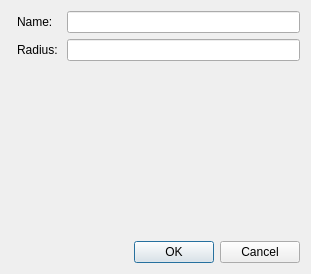
<?xml version="1.0" encoding="UTF-8"?>
<ui version="4.0">
 <class>AddLightDialog</class>
 <widget class="QDialog" name="AddLightDialog">
  <property name="geometry">
   <rect>
    <x>0</x>
    <y>0</y>
    <width>311</width>
    <height>274</height>
   </rect>
  </property>
  <property name="windowTitle">
   <string>Add Light</string>
  </property>
  <layout class="QGridLayout" name="gridLayout">
   <item row="1" column="1">
    <widget class="QLabel" name="label_2">
     <property name="text">
      <string>Radius: </string>
     </property>
    </widget>
   </item>
   <item row="3" column="0" colspan="3">
    <widget class="QDialogButtonBox" name="buttonBox">
     <property name="orientation">
      <enum>Qt::Horizontal</enum>
     </property>
     <property name="standardButtons">
      <set>QDialogButtonBox::Cancel|QDialogButtonBox::Ok</set>
     </property>
    </widget>
   </item>
   <item row="1" column="2">
    <widget class="QLineEdit" name="radiusInput"/>
   </item>
   <item row="2" column="2">
    <widget class="Color_Wheel" name="colorWheel" native="true"/>
   </item>
   <item row="0" column="2">
    <widget class="QLineEdit" name="nameInput"/>
   </item>
   <item row="0" column="1">
    <widget class="QLabel" name="label">
     <property name="text">
      <string>Name: </string>
     </property>
    </widget>
   </item>
  </layout>
 </widget>
 <customwidgets>
  <customwidget>
   <class>Color_Wheel</class>
   <extends>QWidget</extends>
   <header>color_wheel.h</header>
   <container>1</container>
  </customwidget>
 </customwidgets>
 <resources/>
 <connections>
  <connection>
   <sender>buttonBox</sender>
   <signal>accepted()</signal>
   <receiver>AddLightDialog</receiver>
   <slot>accept()</slot>
   <hints>
    <hint type="sourcelabel">
     <x>248</x>
     <y>254</y>
    </hint>
    <hint type="destinationlabel">
     <x>157</x>
     <y>274</y>
    </hint>
   </hints>
  </connection>
  <connection>
   <sender>buttonBox</sender>
   <signal>rejected()</signal>
   <receiver>AddLightDialog</receiver>
   <slot>reject()</slot>
   <hints>
    <hint type="sourcelabel">
     <x>316</x>
     <y>260</y>
    </hint>
    <hint type="destinationlabel">
     <x>286</x>
     <y>274</y>
    </hint>
   </hints>
  </connection>
 </connections>
</ui>
